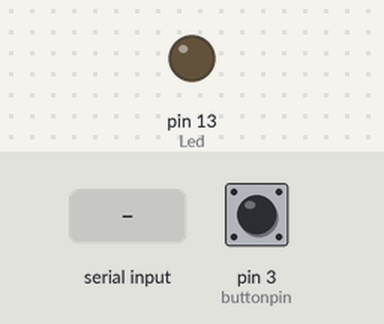
Simulated run of this sketch. Board: Arduino Uno, built with avr-gcc and run on an emulated ATmega328P. Parts: output pins drawn as LEDs (lit = HIGH). Inputs (shaded band) come from the test bench; at power-on: pin 3 (buttonpin) HIGH. What the sketch prints to the serial monitor is not drawn.

Above: at 1.2 s.
1.3 s: "1" received over Serial
2.9 s: pin 3 (buttonpin) pulled LOW for 0.15 s
Timing chart, 0 to 5.9 s (numbered marks = the images above; inputs shaded):
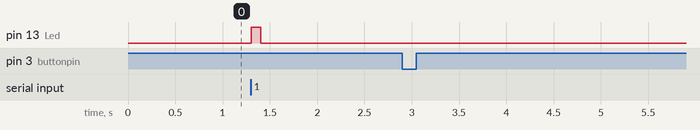

Measured:
- after the input at 1.3 s, pin 13 (Led): LOW → HIGH at once, → LOW 0.10 s later
- after the input at 2.9 s, every drawn part: stays the same

The sketch:

e4.ino
```cpp
/*
 * 将模块与UNO控制器正确连接，切勿接错；
 * 程序效果：首先使得前方无障碍物，此时避障传感器为输出接口为高电平，将“NO”发送给上位机；
 *          将避障模块的红外探头对准障碍物，距离为3 – 30cm厘米以内，将“YES”发送给上位机；
 *          然后接受上位机信号，若为0，则设定LED 为输出接口为低电平灯灭，否则高电平灯亮
 */

int Led = 13;       //定义LED 接口
int buttonpin = 3;  //定义避障传感器接口
int val;            //定义避障传感器接口的数字变量val
int prv = -1;       //定义前一次传感器收到的val
char chr;           //定义上位机的输入字符信号

void setup() {
  pinMode(Led, OUTPUT);       //定义LED 为输出接口
  pinMode(buttonpin, INPUT);  //定义避障传感器为输出接口
  Serial.begin(9600);         //连接上位机，波特率为9600
  digitalWrite(Led, LOW);
}

void loop() {
  // 接收传感器信号然后发送给上位机
  val = digitalRead(buttonpin);  //将数字接口3的值读取赋给val
  if(val != prv) {  // 只有当val发生变化的时候才向上位机发数据
    if (val == LOW) {  //当避障传感器检测低电平时，有障碍物，传输YES
      Serial.print("YES\n");
    } else {
      Serial.print("NO\n");
    }
  }
  prv = val;

  // 接收上位机信号控制小灯开关
  chr = Serial.read();
  if (chr == '1') {
    digitalWrite(Led, HIGH);
    delay(100);
  } else {
    digitalWrite(Led, LOW);
  }
}
```
